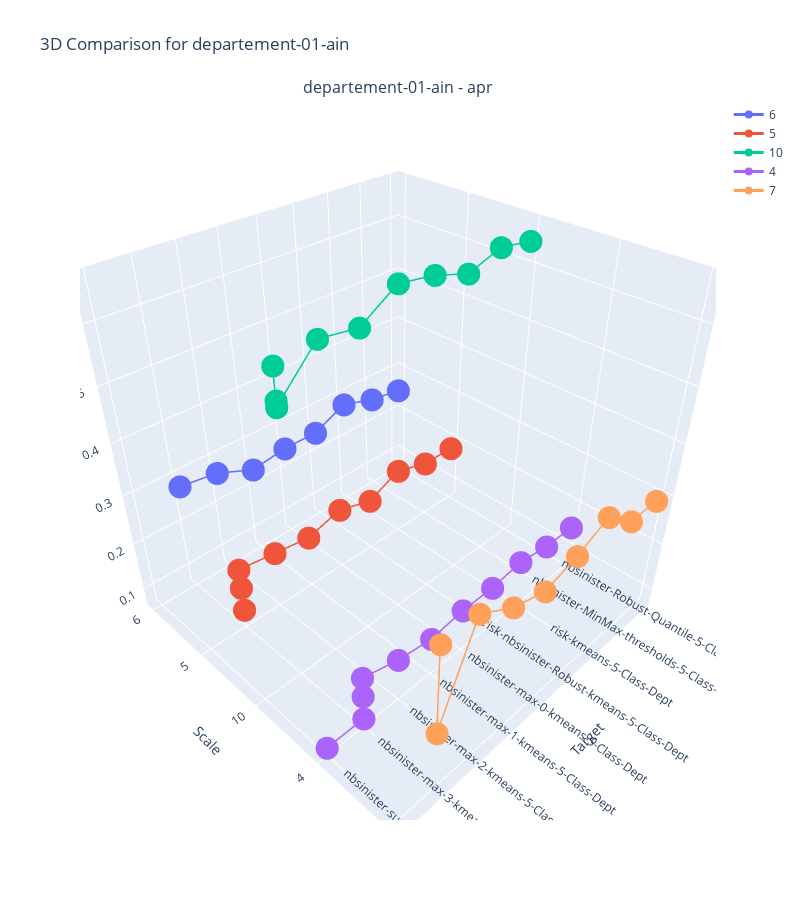
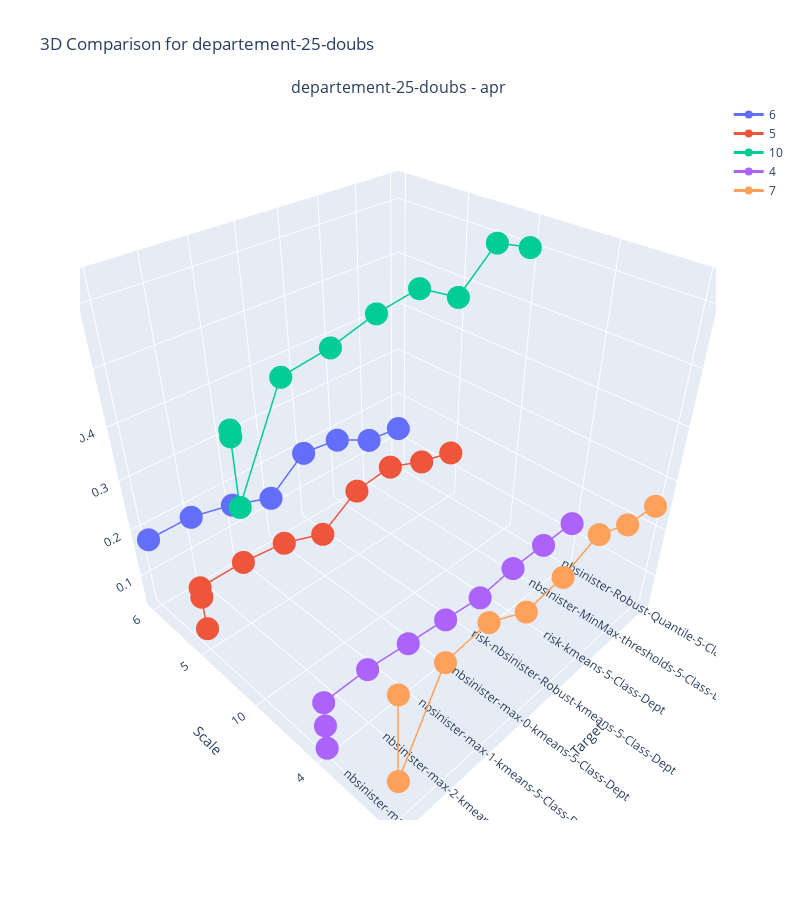
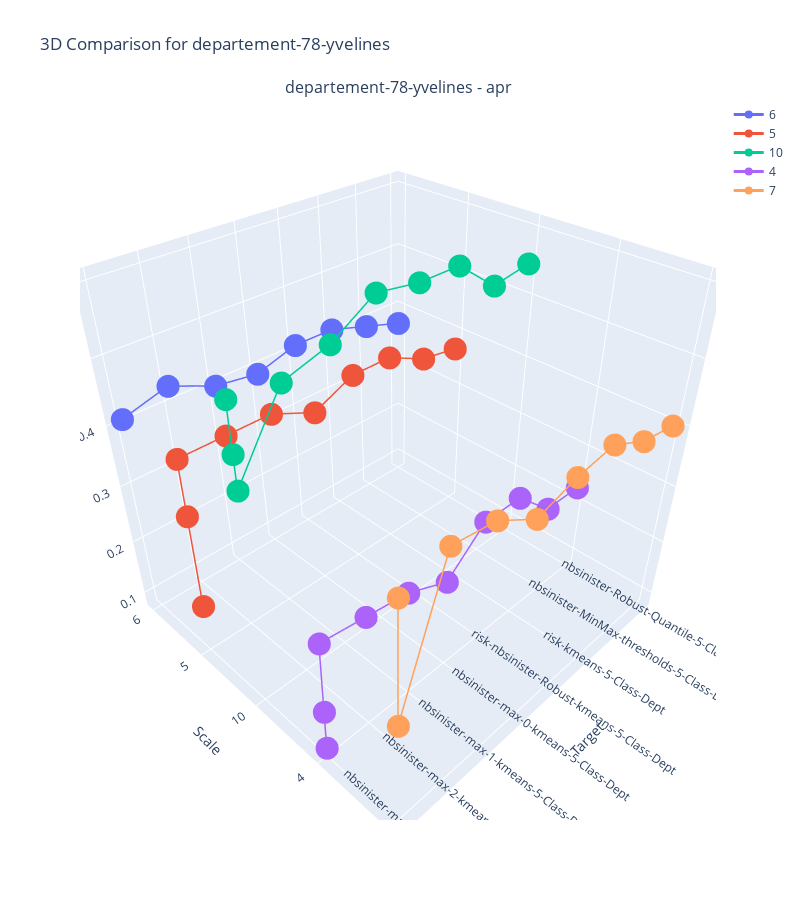

The cell these charts' notebook holds for them, in order:
### Code cell
compare_models_2d(df, df.Department.unique(), dept_markers, ['apr'],  'Target', 'Scale', 'Scale')

### Figure 1 — Plotly figure (JSON) as saved in the notebook; plotly's stock layout.template omitted (floating-point values rounded to 4 significant figures)
{"data": [{"line": {"color": "#636EFA", "width": 3}, "marker": {"color": "#636EFA", "size": 8}, "mode": "lines+markers", "name": "6", "scene": "scene", "type": "scatter3d", "x": [0, 1, 2, 3, 4, 5, 6, 7], "y": [0, 0, 0, 0, 0, 0, 0, 0], "z": [0.25, 0.26, 0.28, 0.25, 0.25, 0.24, 0.27, 0.28]}, {"line": {"color": "#EF553B", "width": 3}, "marker": {"color": "#EF553B", "size": 8}, "mode": "lines+markers", "name": "5", "scene": "scene", "type": "scatter3d", "x": [0, 1, 2, 3, 4, 5, 6, 7, 7, 7], "y": [1, 1, 1, 1, 1, 1, 1, 1, 1, 1], "z": [0.18, 0.18, 0.2, 0.17, 0.19, 0.17, 0.18, 0.19, 0.15, 0.1]}, {"line": {"color": "#00CC96", "width": 3}, "marker": {"color": "#00CC96", "size": 8}, "mode": "lines+markers", "name": "10", "scene": "scene", "type": "scatter3d", "x": [0, 1, 2, 3, 4, 5, 6, 7, 7, 7], "y": [2, 2, 2, 2, 2, 2, 2, 2, 2, 2], "z": [0.64, 0.65, 0.63, 0.65, 0.66, 0.62, 0.63, 0.56, 0.57, 0.62]}, {"line": {"color": "#AB63FA", "width": 3}, "marker": {"color": "#AB63FA", "size": 8}, "mode": "lines+markers", "name": "4", "scene": "scene", "type": "scatter3d", "x": [0, 1, 2, 3, 4, 5, 6, 7, 7, 7, 8], "y": [3, 3, 3, 3, 3, 3, 3, 3, 3, 3, 3], "z": [0.15, 0.15, 0.16, 0.15, 0.15, 0.14, 0.15, 0.17, 0.13, 0.08, 0.08]}, {"line": {"color": "#FFA15A", "width": 3}, "marker": {"color": "#FFA15A", "size": 8}, "mode": "lines+markers", "name": "7", "scene": "scene", "type": "scatter3d", "x": [0, 1, 2, 3, 4, 5, 6, 7, 7], "y": [4, 4, 4, 4, 4, 4, 4, 4, 4], "z": [0.29, 0.29, 0.34, 0.31, 0.29, 0.31, 0.35, 0.18, 0.35]}], "layout": {"annotations": [{"font": {"size": 16}, "showarrow": false, "text": "departement-01-ain - apr", "x": 0.5, "xanchor": "center", "xref": "paper", "y": 1, "yanchor": "bottom", "yref": "paper"}], "height": 900, "scene": {"domain": {"x": [0, 1], "y": [0, 1]}, "xaxis": {"ticktext": ["nbsinister-Robust-Quantile-5-Class-Dept", "nbsinister-MinMax-thresholds-5-Class-Dept", "risk-kmeans-5-Class-Dept", "risk-nbsinister-Robust-kmeans-5-Class-Dept", "nbsinister-max-0-kmeans-5-Class-Dept", "nbsinister-max-1-kmeans-5-Class-Dept", "nbsinister-max-2-kmeans-5-Class-Dept", "nbsinister-max-3-kmeans-5-Class-Dept", "nbsinister-sum-3-kmeans-5-Class-Dept"], "tickvals": [0, 1, 2, 3, 4, 5, 6, 7, 8], "title": {"text": "Target"}}, "yaxis": {"ticktext": ["6", "5", 10, "4", "7"], "tickvals": [0, 1, 2, 3, 4], "title": {"text": "Scale"}}, "zaxis": {"title": {"text": "apr"}}}, "showlegend": true, "title": {"text": "3D Comparison for departement-01-ain"}, "width": 800}}

### Figure 2 — Plotly figure (JSON) as saved in the notebook; plotly's stock layout.template omitted (floating-point values rounded to 4 significant figures)
{"data": [{"line": {"color": "#636EFA", "width": 3}, "marker": {"color": "#636EFA", "size": 8}, "mode": "lines+markers", "name": "6", "scene": "scene", "type": "scatter3d", "x": [0, 1, 2, 3, 4, 5, 6, 7], "y": [0, 0, 0, 0, 0, 0, 0, 0], "z": [0.13, 0.14, 0.18, 0.19, 0.13, 0.16, 0.18, 0.18]}, {"line": {"color": "#EF553B", "width": 3}, "marker": {"color": "#EF553B", "size": 8}, "mode": "lines+markers", "name": "5", "scene": "scene", "type": "scatter3d", "x": [0, 1, 2, 3, 4, 5, 6, 7, 7, 7], "y": [1, 1, 1, 1, 1, 1, 1, 1, 1, 1], "z": [0.14, 0.16, 0.19, 0.18, 0.13, 0.16, 0.17, 0.17, 0.15, 0.08]}, {"line": {"color": "#00CC96", "width": 3}, "marker": {"color": "#00CC96", "size": 8}, "mode": "lines+markers", "name": "10", "scene": "scene", "type": "scatter3d", "x": [0, 1, 2, 3, 4, 5, 6, 7, 7, 7], "y": [2, 2, 2, 2, 2, 2, 2, 2, 2, 2], "z": [0.6, 0.63, 0.57, 0.61, 0.6, 0.58, 0.57, 0.41, 0.52, 0.53]}, {"line": {"color": "#AB63FA", "width": 3}, "marker": {"color": "#AB63FA", "size": 8}, "mode": "lines+markers", "name": "4", "scene": "scene", "type": "scatter3d", "x": [0, 1, 2, 3, 4, 5, 6, 7, 7, 7], "y": [3, 3, 3, 3, 3, 3, 3, 3, 3, 3], "z": [0.13, 0.13, 0.13, 0.12, 0.13, 0.14, 0.15, 0.15, 0.1, 0.05]}, {"line": {"color": "#FFA15A", "width": 3}, "marker": {"color": "#FFA15A", "size": 8}, "mode": "lines+markers", "name": "7", "scene": "scene", "type": "scatter3d", "x": [0, 1, 2, 3, 4, 5, 6, 7, 7], "y": [4, 4, 4, 4, 4, 4, 4, 4, 4], "z": [0.25, 0.26, 0.29, 0.26, 0.25, 0.29, 0.28, 0.12, 0.29]}], "layout": {"annotations": [{"font": {"size": 16}, "showarrow": false, "text": "departement-25-doubs - apr", "x": 0.5, "xanchor": "center", "xref": "paper", "y": 1, "yanchor": "bottom", "yref": "paper"}], "height": 900, "scene": {"domain": {"x": [0, 1], "y": [0, 1]}, "xaxis": {"ticktext": ["nbsinister-Robust-Quantile-5-Class-Dept", "nbsinister-MinMax-thresholds-5-Class-Dept", "risk-kmeans-5-Class-Dept", "risk-nbsinister-Robust-kmeans-5-Class-Dept", "nbsinister-max-0-kmeans-5-Class-Dept", "nbsinister-max-1-kmeans-5-Class-Dept", "nbsinister-max-2-kmeans-5-Class-Dept", "nbsinister-max-3-kmeans-5-Class-Dept", "nbsinister-sum-3-kmeans-5-Class-Dept"], "tickvals": [0, 1, 2, 3, 4, 5, 6, 7, 8], "title": {"text": "Target"}}, "yaxis": {"ticktext": ["6", "5", 10, "4", "7"], "tickvals": [0, 1, 2, 3, 4], "title": {"text": "Scale"}}, "zaxis": {"title": {"text": "apr"}}}, "showlegend": true, "title": {"text": "3D Comparison for departement-25-doubs"}, "width": 800}}

### Figure 3 — Plotly figure (JSON) as saved in the notebook; plotly's stock layout.template omitted (floating-point values rounded to 4 significant figures)
{"data": [{"line": {"color": "#636EFA", "width": 3}, "marker": {"color": "#636EFA", "size": 8}, "mode": "lines+markers", "name": "6", "scene": "scene", "type": "scatter3d", "x": [0, 1, 2, 3, 4, 5, 6, 7], "y": [0, 0, 0, 0, 0, 0, 0, 0], "z": [0.37, 0.39, 0.41, 0.41, 0.39, 0.4, 0.43, 0.41]}, {"line": {"color": "#EF553B", "width": 3}, "marker": {"color": "#EF553B", "size": 8}, "mode": "lines+markers", "name": "5", "scene": "scene", "type": "scatter3d", "x": [0, 1, 2, 3, 4, 5, 6, 7, 7, 7], "y": [1, 1, 1, 1, 1, 1, 1, 1, 1, 1], "z": [0.37, 0.38, 0.41, 0.41, 0.38, 0.41, 0.41, 0.41, 0.32, 0.16]}, {"line": {"color": "#00CC96", "width": 3}, "marker": {"color": "#00CC96", "size": 8}, "mode": "lines+markers", "name": "10", "scene": "scene", "type": "scatter3d", "x": [0, 1, 2, 3, 4, 5, 6, 7, 7, 7], "y": [2, 2, 2, 2, 2, 2, 2, 2, 2, 2], "z": [0.55, 0.54, 0.59, 0.59, 0.6, 0.56, 0.54, 0.43, 0.48, 0.55]}, {"line": {"color": "#AB63FA", "width": 3}, "marker": {"color": "#AB63FA", "size": 8}, "mode": "lines+markers", "name": "4", "scene": "scene", "type": "scatter3d", "x": [0, 1, 2, 3, 4, 5, 6, 7, 7, 7], "y": [3, 3, 3, 3, 3, 3, 3, 3, 3, 3], "z": [0.23, 0.23, 0.29, 0.29, 0.23, 0.26, 0.27, 0.28, 0.16, 0.09]}, {"line": {"color": "#FFA15A", "width": 3}, "marker": {"color": "#FFA15A", "size": 8}, "mode": "lines+markers", "name": "7", "scene": "scene", "type": "scatter3d", "x": [0, 1, 2, 3, 4, 5, 6, 7, 7], "y": [4, 4, 4, 4, 4, 4, 4, 4, 4], "z": [0.4, 0.41, 0.44, 0.43, 0.41, 0.45, 0.46, 0.25, 0.44]}], "layout": {"annotations": [{"font": {"size": 16}, "showarrow": false, "text": "departement-78-yvelines - apr", "x": 0.5, "xanchor": "center", "xref": "paper", "y": 1, "yanchor": "bottom", "yref": "paper"}], "height": 900, "scene": {"domain": {"x": [0, 1], "y": [0, 1]}, "xaxis": {"ticktext": ["nbsinister-Robust-Quantile-5-Class-Dept", "nbsinister-MinMax-thresholds-5-Class-Dept", "risk-kmeans-5-Class-Dept", "risk-nbsinister-Robust-kmeans-5-Class-Dept", "nbsinister-max-0-kmeans-5-Class-Dept", "nbsinister-max-1-kmeans-5-Class-Dept", "nbsinister-max-2-kmeans-5-Class-Dept", "nbsinister-max-3-kmeans-5-Class-Dept", "nbsinister-sum-3-kmeans-5-Class-Dept"], "tickvals": [0, 1, 2, 3, 4, 5, 6, 7, 8], "title": {"text": "Target"}}, "yaxis": {"ticktext": ["6", "5", 10, "4", "7"], "tickvals": [0, 1, 2, 3, 4], "title": {"text": "Scale"}}, "zaxis": {"title": {"text": "apr"}}}, "showlegend": true, "title": {"text": "3D Comparison for departement-78-yvelines"}, "width": 800}}
